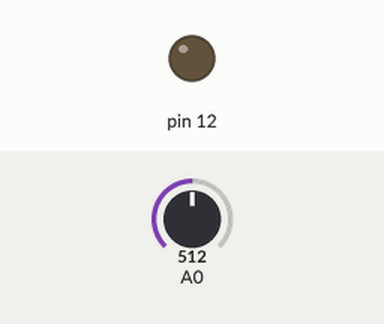
This sketch was run on a simulated Arduino Uno, built with avr-gcc and run on an emulated ATmega328P. Parts: output pins drawn as LEDs (lit = HIGH). The inputs (shaded band) are chosen by the test bench; at power-on: A0 = 512.

Above: at 1.2 s.
1.3 s: A0 set to 422
2.8 s: A0 set to 397
At 4.0 s:
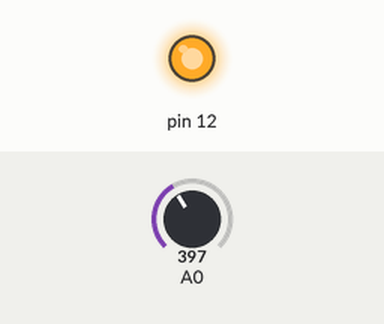
4.3 s: A0 set to 511
At 5.2 s:
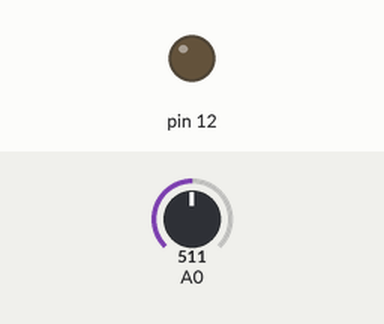
5.8 s: A0 set to 306
At 6.3 s:
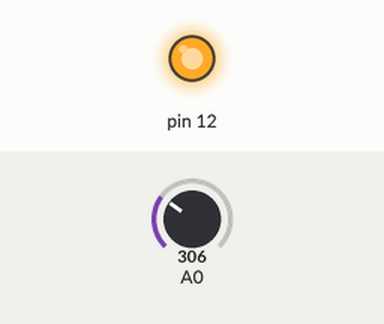
Timing chart, 0 to 8.3 s (numbered marks = the images above; inputs shaded):
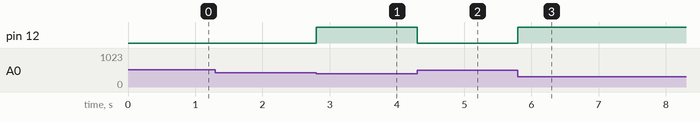

The sketch:

nightlight.ino
```cpp
// (licence header left out)
int threshold = 100;
int resistance;
int initialPhotoValue;

void setup() {
pinMode(12, OUTPUT);
initialPhotoValue = analogRead(0);
}

void loop() {
  // Read the data from analog pin 0, and
  // store it in the variable named 'resistance'.
  resistance = analogRead(0);

  // logic test. Is the new value lower than the
  // initial value minus the threshold?
  if (resistance < initialPhotoValue - threshold) {
    digitalWrite(12, HIGH);
  } else {
    digitalWrite(12, LOW);
  }
}
```

Measured:
- the behaviour switches between 412 and 411 on A0 (found by bisection; images 0 and 1)
- after the input at 1.3 s, every drawn part: stays the same
- after the input at 2.8 s, pin 12: LOW → HIGH at once
- after the input at 4.3 s, pin 12: HIGH → LOW at once
- after the input at 5.8 s, pin 12: LOW → HIGH at once
